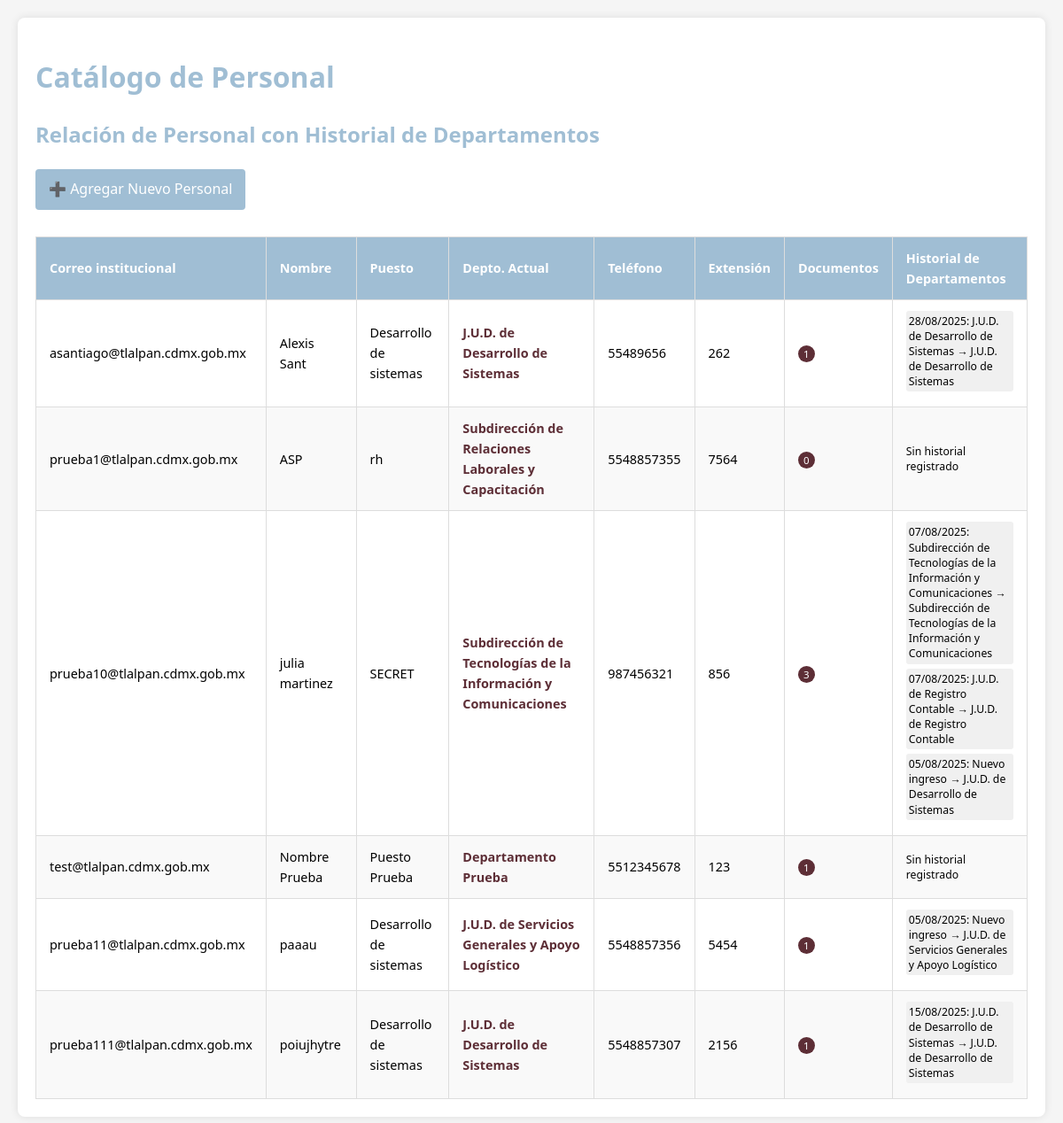
Screenshot of /catalogo.php (signed in) with the database file from the repository.
### tables this page shows
CREATE TABLE `catalogo_personal` (
  `id` int(11) NOT NULL,
  `numero_empleado` varchar(20) NOT NULL,
  `nombre` varchar(100) NOT NULL,
  `puesto` varchar(100) NOT NULL,
  `departamento_jud` varchar(100) NOT NULL DEFAULT 'SIN DEPARTAMENTO',
  `dire_fisica` varchar(100) DEFAULT NULL,
  `telefono` varchar(20) DEFAULT NULL,
  `extension` varchar(10) DEFAULT NULL,
  `fecha_registro` timestamp NOT NULL DEFAULT current_timestamp(),
  `ultima_actualizacion` timestamp NOT NULL DEFAULT current_timestamp() ON UPDATE current_timestamp(),
  `email_institucional` varchar(100) DEFAULT NULL,
  `nuevo_numero_empleado` varchar(10) DEFAULT NULL
);

### catalogo.php (the view, shortened to what this page needs)
<?php
require 'database.php';
mysqli_query($conn, "SET SESSION group_concat_max_len = 1000000;");
$query = "SELECT
    cp.id,
    cp.email_institucional,
    cp.nombre,
    cp.puesto,
    cp.departamento_jud AS departamento_actual,
    cp.telefono,
    cp.extension,
    cp.numero_empleado,
    COUNT(d.id) AS total_documentos,
    (
        SELECT GROUP_CONCAT(
            DISTINCT CONCAT(
                DATE_FORMAT(hd.fecha_cambio, '%d/%m/%Y'),
                ': ',
                IFNULL(hd.departamento_anterior, 'Nuevo ingreso'),
                ' → ',
                hd.departamento_nuevo
            )
            ORDER BY hd.fecha_cambio DESC
            SEPARATOR ' | '
        )
        FROM historial_departamentos hd
        WHERE hd.personal_id = cp.id
        GROUP BY hd.personal_id
    ) AS historial_deptos,
    MAX(d.fecha_creacion) AS ultimo_documento
FROM catalogo_personal cp
LEFT JOIN documentos d ON d.personal_id = cp.id
GROUP BY cp.id, cp.email_institucional, cp.nombre, cp.puesto,
         cp.departamento_jud, cp.telefono, cp.extension, cp.numero_empleado
ORDER BY cp.nombre ASC";
$result = mysqli_query($conn, $query);
?>
<!DOCTYPE html>
<html lang="es">
<head>
</head>
<body>
    <div class="container">
        <h1>Catálogo de Personal</h1>
        <h2>Relación de Personal con Historial de Departamentos</h2>
        <a href="nuevo_personal.php" class="btn">➕ Agregar Nuevo Personal</a>
        <table>
            <thead>
                <tr>
                    <th>Correo institucional</th>
                    <th>Nombre</th>
                    <th>Puesto</th>
                    <th>Depto. Actual</th>
                    <th>Teléfono</th>
                    <th>Extensión</th>
                    <th>Documentos</th>
                    <th>Historial de Departamentos</th>
                </tr>
            </thead>
            <tbody>
                <?php while ($row = mysqli_fetch_assoc($result)): ?>
                <tr>
                    <td><?= htmlspecialchars($row['email_institucional']) ?></td>
                    <td><?= htmlspecialchars($row['nombre']) ?></td>
                    <td><?= htmlspecialchars($row['puesto']) ?></td>
                    <td class="depto-actual"><?= htmlspecialchars($row['departamento_actual']) ?></td>
                    <td><?= htmlspecialchars($row['telefono']) ?></td>
                    <td><?= htmlspecialchars($row['extension']) ?></td>
                    <td><span class="document-count"><?= $row['total_documentos'] ?></span></td>
                    <td class="historial-cell">
                        <?php if (!empty($row['historial_deptos'])): ?>
                            <?php
                            $historial_items = explode(' | ', $row['historial_deptos']);
                            foreach ($historial_items as $item):
                            ?>
                                <div class="historial-item"><?= htmlspecialchars($item) ?></div>
                            <?php endforeach; ?>
                        <?php else: ?>
                            Sin historial registrado
                        <?php endif; ?>
                    </td>
                </tr>
                <?php endwhile; ?>
            </tbody>
        </table>
    </div>
</body>
</html>

### catalogo.php (style rules this page uses)
body { font-family: 'Segoe UI', Tahoma, Geneva, Verdana, sans-serif; margin: 0; padding: 20px; line-height: 1.6; background-color: #f5f5f5; }
.container { max-width: 1200px; margin: 0 auto; background: white; padding: 20px; border-radius: 8px; box-shadow: 0 0 10px rgba(0,0,0,0.1); }
h1, h2 { color: #a0bed4; margin-bottom: 10px; }
table { width: 100%; border-collapse: collapse; margin-top: 20px; font-size: 0.9em; }
th, td { padding: 12px 15px; border: 1px solid #ddd; text-align: left; }
th { background-color: #a0bed4; color: white; position: sticky; top: 0; }
tr:nth-child(even) { background-color: #f9f9f9; }
.btn { display: inline-block; background-color: #a0bed4; color: white; padding: 10px 15px; text-decoration: none; border-radius: 4px; margin: 10px 0; transition: background-color 0.3s; }
.historial-cell { max-width: 300px; white-space: normal; font-size: 0.85em; line-height: 1.4; }
.depto-actual { font-weight: bold; color: #5D2E36; }
.document-count { background-color: #5D2E36; color: white; padding: 2px 6px; border-radius: 10px; font-size: 0.8em; }
.historial-item { margin-bottom: 5px; padding: 3px; background-color: #f0f0f0; border-radius: 3px; }

### rows the page displays
catalogo_personal: email_institucional "asantiago@tlalpan.cdmx.gob.mx", nombre "Alexis Sant", puesto "Desarrollo de sistemas", departamento_jud "J.U.D. de Desarrollo de Sistemas", telefono "55489656", extension "262", total_documentos "1", item "28/08/2025: J.U.D. de Desarrollo de Sistemas → J.U.D. de Desarrollo de Sistemas"
catalogo_personal: email_institucional "prueba1@tlalpan.cdmx.gob.mx", nombre "ASP", puesto "rh", departamento_jud "Subdirección de Relaciones Laborales y Capacitación", telefono "5548857355", extension "7564", total_documentos "0", shows "Sin historial registrado"
catalogo_personal: email_institucional "prueba10@tlalpan.cdmx.gob.mx", nombre "julia martinez", puesto "SECRET", departamento_jud "Subdirección de Tecnologías de la Información y Comunicaciones", telefono "987456321", extension "856", total_documentos "3", item "07/08/2025: Subdirección de Tecnologías de la Información y Comunicaciones → Subdirección de Tecnologías de la Información y Comunicaciones", item "07/08/2025: J.U.D. de Registro Contable → J.U.D. de Registro Contable", item "05/08/2025: Nuevo ingreso → J.U.D. de Desarrollo de Sistemas"
catalogo_personal: email_institucional "test@tlalpan.cdmx.gob.mx", nombre "Nombre Prueba", puesto "Puesto Prueba", departamento_jud "Departamento Prueba", telefono "5512345678", extension "123", total_documentos "1", shows "Sin historial registrado"
catalogo_personal: email_institucional "prueba11@tlalpan.cdmx.gob.mx", nombre "paaau", puesto "Desarrollo de sistemas", departamento_jud "J.U.D. de Servicios Generales y Apoyo Logístico", telefono "5548857356", extension "5454", total_documentos "1", item "05/08/2025: Nuevo ingreso → J.U.D. de Servicios Generales y Apoyo Logístico"
catalogo_personal: email_institucional "prueba111@tlalpan.cdmx.gob.mx", nombre "poiujhytre", puesto "Desarrollo de sistemas", departamento_jud "J.U.D. de Desarrollo de Sistemas", telefono "5548857307", extension "2156", total_documentos "1", item "15/08/2025: J.U.D. de Desarrollo de Sistemas → J.U.D. de Desarrollo de Sistemas"
